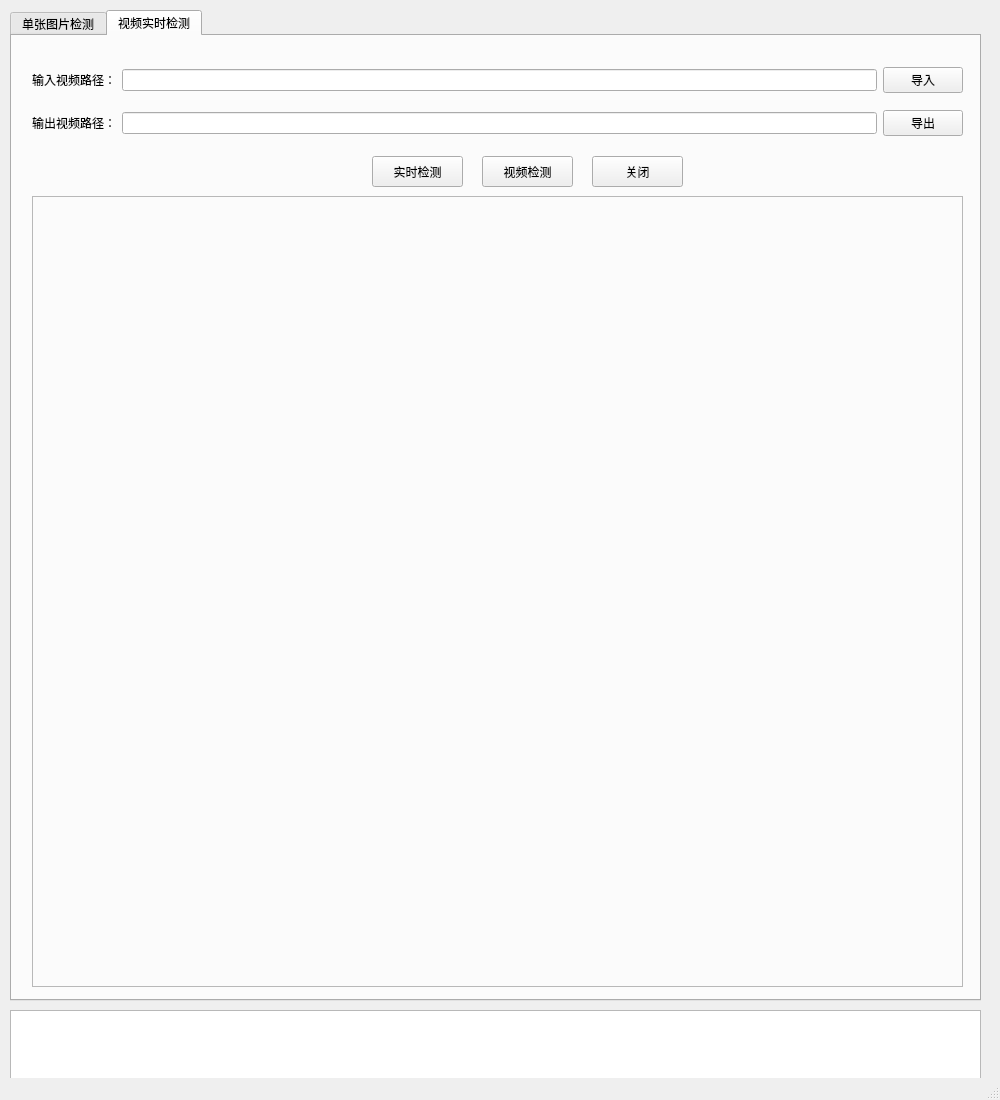
<?xml version="1.0" encoding="UTF-8"?>
<ui version="4.0">
 <class>mainWindow</class>
 <widget class="QMainWindow" name="mainWindow">
  <property name="enabled">
   <bool>true</bool>
  </property>
  <property name="geometry">
   <rect>
    <x>0</x>
    <y>0</y>
    <width>1000</width>
    <height>1100</height>
   </rect>
  </property>
  <property name="maximumSize">
   <size>
    <width>1000</width>
    <height>1100</height>
   </size>
  </property>
  <property name="windowTitle">
   <string>内窥镜息肉检测</string>
  </property>
  <property name="windowIcon">
   <iconset>
    <normaloff>../../../.designer/backup/colonoscopy.png</normaloff>../../../.designer/backup/colonoscopy.png</iconset>
  </property>
  <widget class="QWidget" name="centralwidget">
   <widget class="QTabWidget" name="tabWidget">
    <property name="geometry">
     <rect>
      <x>10</x>
      <y>10</y>
      <width>971</width>
      <height>991</height>
     </rect>
    </property>
    <property name="currentIndex">
     <number>1</number>
    </property>
    <widget class="QWidget" name="tab">
     <attribute name="title">
      <string>单张图片检测</string>
     </attribute>
     <widget class="QWidget" name="gridLayoutWidget">
      <property name="geometry">
       <rect>
        <x>20</x>
        <y>20</y>
        <width>931</width>
        <height>91</height>
       </rect>
      </property>
      <layout class="QGridLayout" name="gridLayout">
       <item row="2" column="0">
        <widget class="QLabel" name="InputImgLabel">
         <property name="text">
          <string>输入图片路径：</string>
         </property>
        </widget>
       </item>
       <item row="2" column="1">
        <widget class="QLineEdit" name="InputImgLineEdit"/>
       </item>
       <item row="3" column="0">
        <widget class="QLabel" name="OutputImgLabel">
         <property name="text">
          <string>输出图片路径：</string>
         </property>
        </widget>
       </item>
       <item row="3" column="1">
        <widget class="QLineEdit" name="OutputImgLineEdit"/>
       </item>
       <item row="2" column="2">
        <widget class="QPushButton" name="InputImgPushButton">
         <property name="text">
          <string>导入</string>
         </property>
        </widget>
       </item>
       <item row="3" column="2">
        <widget class="QPushButton" name="OutputImgPushButton">
         <property name="text">
          <string>导出</string>
         </property>
        </widget>
       </item>
      </layout>
     </widget>
     <widget class="QLabel" name="ImageBox">
      <property name="geometry">
       <rect>
        <x>20</x>
        <y>120</y>
        <width>931</width>
        <height>791</height>
       </rect>
      </property>
      <property name="frameShape">
       <enum>QFrame::StyledPanel</enum>
      </property>
      <property name="frameShadow">
       <enum>QFrame::Raised</enum>
      </property>
      <property name="text">
       <string/>
      </property>
     </widget>
     <widget class="QPushButton" name="ImageRecognize">
      <property name="geometry">
       <rect>
        <x>440</x>
        <y>920</y>
        <width>81</width>
        <height>31</height>
       </rect>
      </property>
      <property name="text">
       <string>识别</string>
      </property>
     </widget>
    </widget>
    <widget class="QWidget" name="tab_2">
     <attribute name="title">
      <string>视频实时检测</string>
     </attribute>
     <widget class="QWidget" name="gridLayoutWidget_3">
      <property name="geometry">
       <rect>
        <x>20</x>
        <y>20</y>
        <width>931</width>
        <height>91</height>
       </rect>
      </property>
      <layout class="QGridLayout" name="gridLayout_3">
       <item row="2" column="0">
        <widget class="QLabel" name="InputVideoLabel">
         <property name="text">
          <string>输入视频路径：</string>
         </property>
        </widget>
       </item>
       <item row="2" column="1">
        <widget class="QLineEdit" name="InputVideoLineEdit"/>
       </item>
       <item row="2" column="2">
        <widget class="QPushButton" name="IntputVideoPushButton">
         <property name="text">
          <string>导入</string>
         </property>
        </widget>
       </item>
       <item row="3" column="0">
        <widget class="QLabel" name="OutputVideoLabel">
         <property name="text">
          <string>输出视频路径：</string>
         </property>
        </widget>
       </item>
       <item row="3" column="1">
        <widget class="QLineEdit" name="OutputVideoLineEdit"/>
       </item>
       <item row="3" column="2">
        <widget class="QPushButton" name="OutputVideoPushButton">
         <property name="text">
          <string>导出</string>
         </property>
        </widget>
       </item>
      </layout>
     </widget>
     <widget class="QPushButton" name="VideoRecognize">
      <property name="geometry">
       <rect>
        <x>360</x>
        <y>120</y>
        <width>91</width>
        <height>31</height>
       </rect>
      </property>
      <property name="text">
       <string>实时检测</string>
      </property>
     </widget>
     <widget class="QPushButton" name="VideoRecognize_2">
      <property name="geometry">
       <rect>
        <x>470</x>
        <y>120</y>
        <width>91</width>
        <height>31</height>
       </rect>
      </property>
      <property name="text">
       <string>视频检测</string>
      </property>
     </widget>
     <widget class="QLabel" name="ImageBox_2">
      <property name="geometry">
       <rect>
        <x>20</x>
        <y>160</y>
        <width>931</width>
        <height>791</height>
       </rect>
      </property>
      <property name="frameShape">
       <enum>QFrame::StyledPanel</enum>
      </property>
      <property name="frameShadow">
       <enum>QFrame::Raised</enum>
      </property>
      <property name="text">
       <string/>
      </property>
     </widget>
     <widget class="QPushButton" name="VideoRecognize_3">
      <property name="geometry">
       <rect>
        <x>580</x>
        <y>120</y>
        <width>91</width>
        <height>31</height>
       </rect>
      </property>
      <property name="text">
       <string>关闭</string>
      </property>
     </widget>
    </widget>
   </widget>
   <widget class="QWidget" name="gridLayoutWidget_2">
    <property name="geometry">
     <rect>
      <x>10</x>
      <y>1010</y>
      <width>971</width>
      <height>73</height>
     </rect>
    </property>
    <layout class="QGridLayout" name="gridLayout_2">
     <item row="0" column="0">
      <widget class="QTextEdit" name="textEdit"/>
     </item>
    </layout>
   </widget>
  </widget>
  <widget class="QStatusBar" name="statusbar"/>
 </widget>
 <resources/>
 <connections/>
</ui>
